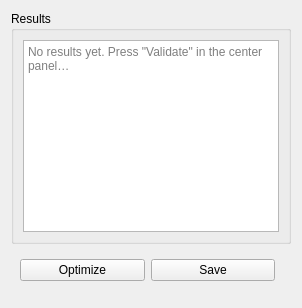
<?xml version="1.0" encoding="UTF-8"?>
<ui version="4.0">
 <class>PlanningPanel</class>
 <widget class="QWidget" name="planningPanel">
  <layout class="QVBoxLayout" name="vroot" stretch="0,1,0">
   <!-- Ergebnis -->
   <item>
    <widget class="QGroupBox" name="groupResults">
     <property name="title"><string>Results</string></property>
     <layout class="QVBoxLayout" name="vResults">
      <item><widget class="QPlainTextEdit" name="txtResults">
        <property name="readOnly"><bool>true</bool></property>
        <property name="placeholderText"><string>No results yet. Press &quot;Validate&quot; in the center panel…</string></property>
      </widget></item>
     </layout>
    </widget>
   </item>

   <!-- Buttons -->
   <item>
    <widget class="QWidget" name="rowActions">
     <layout class="QHBoxLayout" name="hActions">
      <item><widget class="QPushButton" name="btnOptimize"><property name="text"><string>Optimize</string></property></widget></item>
      <item><widget class="QPushButton" name="btnSave"><property name="text"><string>Save</string></property></widget></item>
      <item><spacer name="spActions"><property name="orientation"><enum>Qt::Horizontal</enum></property></spacer></item>
     </layout>
    </widget>
   </item>

   <!-- Spacer to push buttons up if needed -->
   <item><spacer name="spBottom"><property name="orientation"><enum>Qt::Vertical</enum></property></spacer></item>
  </layout>
 </widget>
 <resources/>
 <connections/>
</ui>
